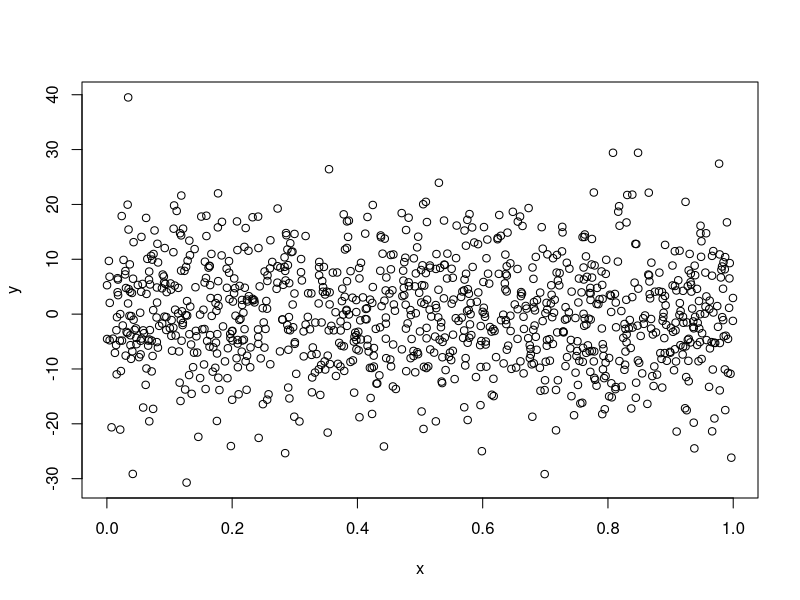

The R source for this figure:
# This is a test
# Rcode 

x <- runif(1000, min = 0, max = 1)
y <- rnorm(1000, mean = 0, sd = 10)
plot(x,y)

# Regression example 

epsilon <- rnorm(1000, 0, 1)
y <- x + epsilon

reg <- lm(y ~ x)
summary(reg)